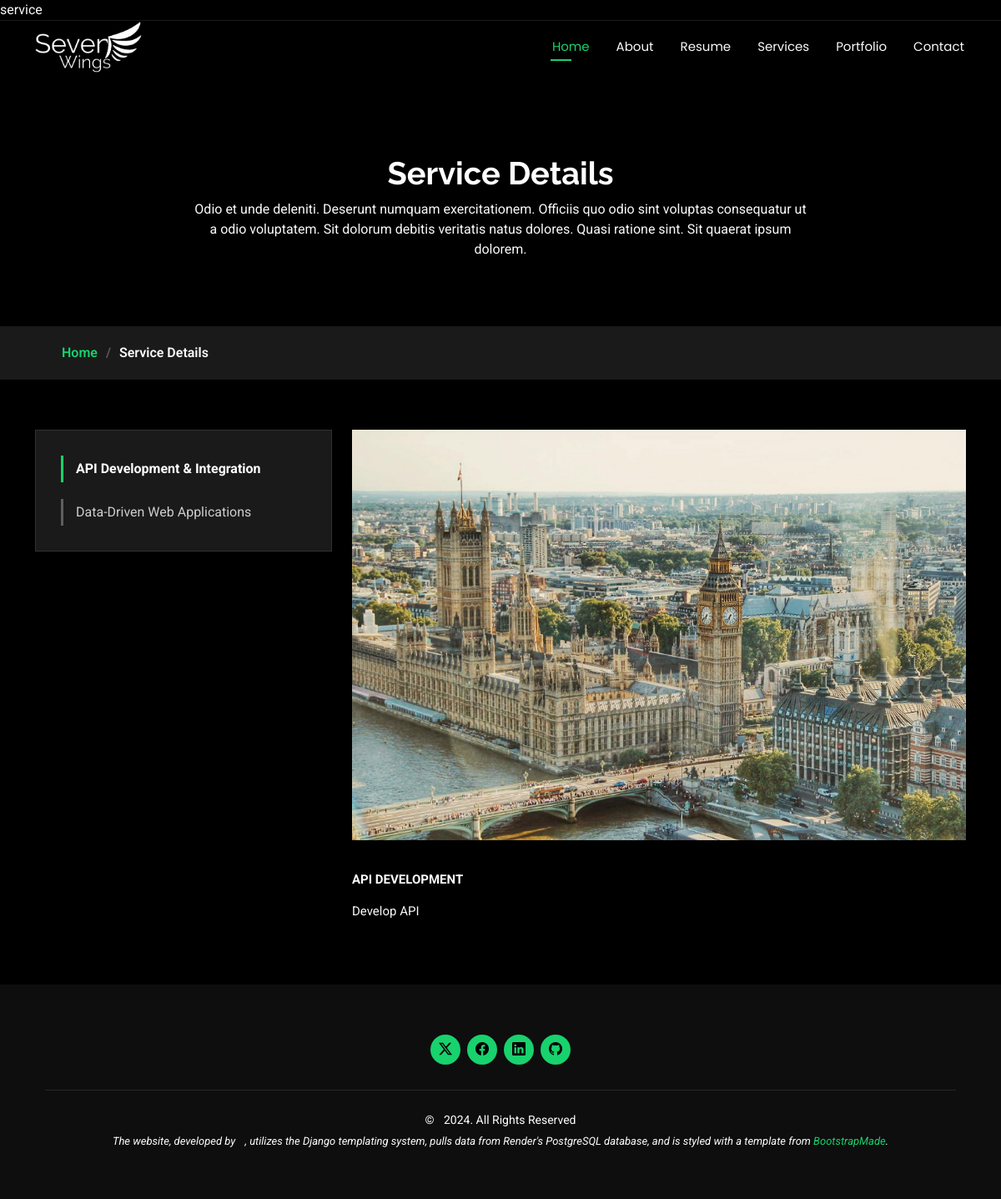
/service-detail/1/, run on the app's committed database.
### application/models.py (models this page shows, shortened)
class Service(models.Model):
    icon = models.CharField(max_length=60)
    title = models.CharField(max_length=60)
    image = models.ImageField(upload_to='service-images/', blank=True, null=True)
    description = RichTextField(blank=True, null=True)
    body = RichTextField(blank=True, null=True)

### application/views.py (the view)
# urls.py: path('service-detail/<int:service_id>/', views.service_detail, name="service_details"),
def service_detail(request, service_id):
    titles = Service.objects.all() # get titles
    service_detail = get_object_or_404(Service, id=service_id)
    context = {
        'service':service_detail,
        'titles':titles
    }
    return render(request, 'pages/service-details.html', context)

### templates/pages/service-details.html (shortened to what this page needs)
{% extends "const/base.html" %}
{% load static %}
{% block content %}
<main class="main">
    <div class="page-title" data-aos="fade">
      <div class="heading">
        <div class="container">
          <div class="row d-flex justify-content-center text-center">
            <div class="col-lg-8">
              <h1>Service Details</h1>
              <p class="mb-0">Odio et unde deleniti. Deserunt numquam exercitationem. Officiis quo odio sint voluptas consequatur ut a odio voluptatem. Sit dolorum debitis veritatis natus dolores. Quasi ratione sint. Sit quaerat ipsum dolorem.</p>
            </div>
          </div>
        </div>
      </div>
      <nav class="breadcrumbs">
        <div class="container">
          <ol>
            <li><a href="index.html">Home</a></li>
            <li class="current">Service Details</li>
          </ol>
        </div>
      </nav>
    </div>
    <section id="service-details" class="service-details section">
      <div class="container">
        <div class="row gy-4">
          <div class="col-lg-4" data-aos="fade-up" data-aos-delay="100">
            <div class="services-list">
                {% for title in titles %}
                <a href="{% url 'service_details' service_id=title.id %}" {% if service.id == title.id %} class='active' {% endif %}>
                    {{title.title}}
                </a>
                {% endfor %}
            </div>
        </div>
        <div class="col-lg-8" data-aos="fade-up" data-aos-delay="200">
            <img src="{{service.image.url}}" alt="" class="img-fluid services-img">
            <div>
            <p>{{service.body|safe}}</p>
          </div>
        </div>
      </div>
    </section>
</main>
{% endblock content %}

### static/assets/reform.css (style rules this page uses)
:root { --default-font: "Roboto", system-ui, -apple-system, "Segoe UI", Roboto, "Helvetica Neue", Arial, "Noto Sans", "Liberation Sans", sans-serif, "Apple Color Emoji", "Segoe UI Emoji", "Segoe UI Symbol", "Noto Color Emoji"; --heading-font: "Raleway", sans-serif; --nav-font: "Poppins", sans-serif; }
:root { --background-color: #000000; --default-color: #fafafa; --heading-color: #ffffff; --accent-color: #18d26e; --surface-color: #1a1a1a; --contrast-color: #000000; }
:root { --nav-color: #fafafa; --nav-hover-color: #18d26e; --nav-mobile-background-color: #1a1a1a; --nav-dropdown-background-color: #1a1a1a; --nav-dropdown-color: #fafafa; --nav-dropdown-hover-color: #18d26e; }
:root { scroll-behavior: smooth; }
body { color: var(--default-color); background-color: var(--background-color); font-family: var(--default-font); }
a { color: var(--accent-color); text-decoration: none; transition: 0.3s; }
h1, h2, h3, h4, h5, h6 { color: var(--heading-color); font-family: var(--heading-font); }
.page-title { color: var(--default-color); background-color: var(--background-color); position: relative; }
.page-title .heading { padding: 160px 0 80px 0; border-top: 1px solid color-mix(in srgb, var(--default-color), transparent 90%); }
.page-title .heading h1 { font-size: 38px; font-weight: 700; }
.page-title nav { background-color: color-mix(in srgb, var(--default-color), transparent 90%); padding: 20px 0; }
.page-title nav ol { display: flex; flex-wrap: wrap; list-style: none; margin: 0; font-size: 16px; font-weight: 600; }
.page-title nav ol li+li { padding-left: 10px; }
.page-title nav ol li+li::before { content: "/"; display: inline-block; padding-right: 10px; color: color-mix(in srgb, var(--default-color), transparent 70%); }
section, .section { color: var(--default-color); background-color: var(--background-color); padding: 60px 0; scroll-margin-top: 100px; overflow: clip; }
.service-details .services-list { background-color: var(--surface-color); padding: 10px 30px; border: 1px solid color-mix(in srgb, var(--default-color), transparent 90%); margin-bottom: 20px; }
.service-details .services-list a { display: block; line-height: 1; padding: 8px 0 8px 15px; border-left: 3px solid color-mix(in srgb, var(--default-color), transparent 70%); margin: 20px 0; color: color-mix(in srgb, var(--default-color), transparent 20%); transition: 0.3s; }
.service-details .services-list a.active { color: var(--heading-color); font-weight: 700; border-color: var(--accent-color); }
.service-details .services-img { margin-bottom: 20px; }
.service-details p { font-size: 15px; }

### data on the page
Service: title "API Development & Integration", image (picture), body "API DEVELOPMENT Develop API"
Service: title "Data-Driven Web Applications"
